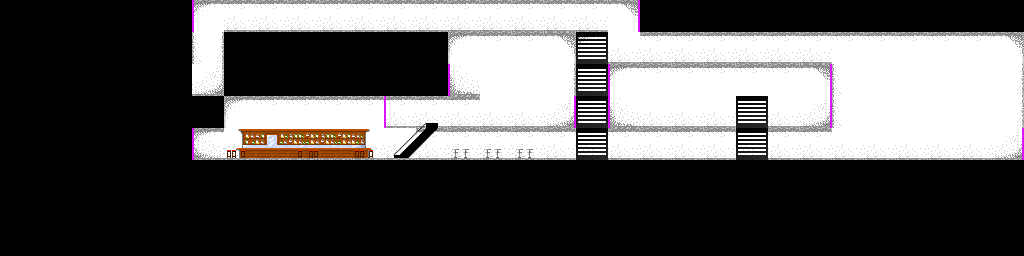

Below is a game level as drawn by its tile map, then a one-line description and the .tmx that defines it (tile-layer data replaced by summaries):
An orthogonal 32x8 tile map with 32x32 px tiles, 4 tile layers (Background 1, Background 2, Foreground 1, Collision), 4 tilesets and 80 objects (71x guest, 3x guard, 2x wp, 2x trigger, player_ticket, ...).

<map version="1.0" orientation="orthogonal" width="32" height="8" tilewidth="32" tileheight="32">
 <tileset firstgid="1" name="test-tiles" tilewidth="32" tileheight="32">
  <image source="test-tiles.png" width="128" height="128" />
 </tileset>
 <tileset firstgid="17" name="collision_tiles" tilewidth="32" tileheight="32">
  <image source="collision_tiles.png" width="128" height="128" />
  <tile id="8">
   <properties>
    <property name="collision" value="left" />
   </properties>
  </tile>
  <tile id="11">
   <properties>
    <property name="collision" value="right" />
   </properties>
  </tile>
 </tileset>
 <tileset firstgid="33" name="foreground" tilewidth="32" tileheight="32">
  <image source="foreground.png" width="256" height="256" />
 </tileset>
 <tileset firstgid="97" name="Backgrounds" tilewidth="32" tileheight="32">
  <image source="Backgrounds.png" width="320" height="320" />
 </tileset>
 <layer name="Background 1" width="32" height="8">
  <properties>
   <property name="type" value="bg" />
  </properties>
  <data>[256 cells, 103 non-empty, 12 distinct tile ids]</data>
 </layer>
 <layer name="Background 2" width="32" height="8">
  <properties>
   <property name="type" value="bg" />
  </properties>
  <data>[256 cells, 5 non-empty, 4 distinct tile ids]</data>
 </layer>
 <objectgroup name="Player" width="32" height="8">
  <properties>
   <property name="type" value="entity" />
  </properties>
  <object type="player_ticket" x="151" y="140" width="11" height="12">
   <properties>
    <property name="" value="" />
   </properties>
   <ellipse />
  </object>
  <object type="player_without_ticket" x="202" y="141" width="14" height="14">
   <ellipse />
  </object>
 </objectgroup>
 <objectgroup name="Guards" width="32" height="8">
  <properties>
   <property name="type" value="entity" />
  </properties>
  <object type="guard" x="782" y="140" width="11" height="12">
   <properties>
    <property name="" value="" />
   </properties>
   <ellipse />
  </object>
  <object type="guard" x="350" y="141" width="14" height="14">
   <properties>
    <property name="roam" value="entry;stairs1" />
   </properties>
   <ellipse />
  </object>
 </objectgroup>
 <objectgroup name="Guests" width="32" height="8">
  <properties>
   <property name="type" value="entity" />
  </properties>
  <object type="guest" x="851" y="136" width="11" height="12">
   <properties>
    <property name="" value="" />
   </properties>
   <ellipse />
  </object>
  <object type="guest" x="246" y="141" width="14" height="14">
   <ellipse />
  </object>
  <object type="guest" x="274" y="140" width="14" height="14">
   <ellipse />
  </object>
  <object type="guest" x="264" y="142" width="14" height="14">
   <ellipse />
  </object>
  <object type="guest" x="290" y="140" width="14" height="14">
   <ellipse />
  </object>
  <object type="guest" x="308" y="140" width="14" height="14">
   <ellipse />
  </object>
  <object type="guest" x="326" y="140" width="14" height="14">
   <ellipse />
  </object>
  <object type="guest" x="374" y="142" width="14" height="14">
   <ellipse />
  </object>
  <object type="guest" x="449" y="140" width="14" height="14">
   <ellipse />
  </object>
  <object type="guest" x="474" y="140" width="14" height="14">
   <ellipse />
  </object>
  <object type="guest" x="498" y="140" width="14" height="14">
   <ellipse />
  </object>
  <object type="guest" x="528" y="140" width="14" height="14">
   <ellipse />
  </object>
  <object type="guest" x="552" y="139" width="14" height="14">
   <ellipse />
  </object>
  <object type="guest" x="622" y="140" width="14" height="14">
   <ellipse />
  </object>
  <object type="guest" x="667" y="142" width="14" height="14">
   <ellipse />
  </object>
  <object type="guest" x="684" y="140" width="14" height="14">
   <ellipse />
  </object>
  <object type="guest" x="703" y="140" width="14" height="14">
   <ellipse />
  </object>
  <object type="guest" x="720" y="139" width="14" height="14">
   <ellipse />
  </object>
  <object type="guest" x="868" y="134" width="14" height="14">
   <ellipse />
  </object>
  <object type="guest" x="880" y="138" width="14" height="14">
   <ellipse />
  </object>
  <object type="guest" x="836" y="144" width="11" height="12">
   <properties>
    <property name="" value="" />
   </properties>
   <ellipse />
  </object>
  <object type="guest" x="887" y="134" width="14" height="14">
   <ellipse />
  </object>
  <object type="guest" x="865" y="142" width="11" height="12">
   <properties>
    <property name="" value="" />
   </properties>
   <ellipse />
  </object>
  <object type="guest" x="874" y="132" width="22" height="5">
   <properties>
    <property name="" value="" />
   </properties>
   <ellipse />
  </object>
  <object type="guest" x="907" y="141" width="14" height="14">
   <ellipse />
  </object>
  <object type="guest" x="952" y="139" width="14" height="14">
   <ellipse />
  </object>
  <object type="guest" x="913" y="132" width="14" height="14">
   <ellipse />
  </object>
  <object type="guest" x="919" y="130" width="22" height="5">
   <properties>
    <property name="" value="" />
   </properties>
   <ellipse />
  </object>
  <object type="guest" x="910" y="140" width="11" height="12">
   <properties>
    <property name="" value="" />
   </properties>
   <ellipse />
  </object>
  <object type="guest" x="925" y="136" width="14" height="14">
   <ellipse />
  </object>
  <object type="guest" x="932" y="132" width="14" height="14">
   <ellipse />
  </object>
  <object type="guest" x="610" y="140" width="14" height="14">
   <ellipse />
  </object>
  <object type="guest" x="689" y="140" width="14" height="14">
   <ellipse />
  </object>
  <object type="guest" x="659" y="140" width="14" height="14">
   <ellipse />
  </object>
  <object type="guest" x="635" y="140" width="14" height="14">
   <ellipse />
  </object>
  <object type="guest" x="713" y="139" width="14" height="14">
   <ellipse />
  </object>
  <object type="guest" x="830" y="140" width="14" height="14">
   <ellipse />
  </object>
  <object type="guest" x="813" y="142" width="14" height="14">
   <ellipse />
  </object>
  <object type="guest" x="835" y="140" width="14" height="14">
   <ellipse />
  </object>
  <object type="guest" x="756" y="140" width="14" height="14">
   <ellipse />
  </object>
  <object type="guest" x="866" y="139" width="14" height="14">
   <ellipse />
  </object>
  <object type="guest" x="849" y="140" width="14" height="14">
   <ellipse />
  </object>
  <object type="guest" x="805" y="140" width="14" height="14">
   <ellipse />
  </object>
  <object type="guest" x="859" y="139" width="14" height="14">
   <ellipse />
  </object>
  <object type="guest" x="781" y="140" width="14" height="14">
   <ellipse />
  </object>
  <object type="guest" x="768" y="140" width="14" height="14">
   <ellipse />
  </object>
  <object type="guest" x="965" y="136" width="14" height="14">
   <ellipse />
  </object>
  <object type="guest" x="948" y="138" width="14" height="14">
   <ellipse />
  </object>
  </objectgroup>
 <objectgroup name="Waypoints" width="32" height="8">
  <properties>
   <property name="type" value="entity" />
  </properties>
  <!-- 4 objects omitted --></objectgroup>
 <objectgroup name="Passages" width="32" height="8">
  <properties>
   <property name="type" value="entity" />
  </properties>
  <!-- 2 objects omitted --></objectgroup>
 <layer name="Foreground 1" width="32" height="8">
  <properties>
   <property name="type" value="fg" />
  </properties>
  <data>[256 cells, 17 non-empty, 9 distinct tile ids]</data>
 </layer>
 <layer name="Collision" width="32" height="8">
  <properties>
   <property name="type" value="collision" />
  </properties>
  <data>[256 cells, 11 non-empty, 2 distinct tile ids]</data>
 </layer>
</map>
<!-- 28 of 80 objects omitted -->